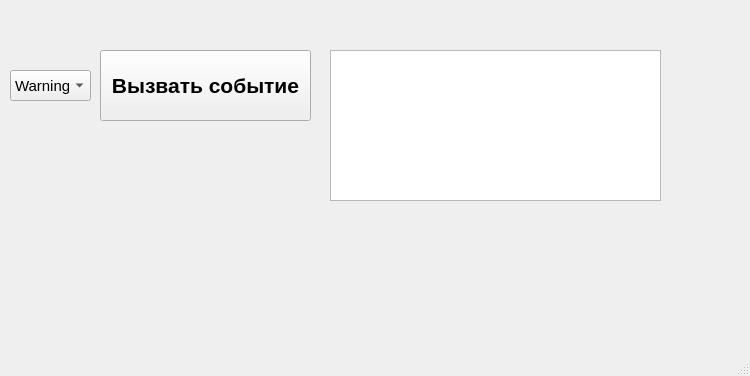
<?xml version="1.0" encoding="UTF-8"?>
<ui version="4.0">
 <class>MainWindow</class>
 <widget class="QMainWindow" name="MainWindow">
  <property name="geometry">
   <rect>
    <x>0</x>
    <y>0</y>
    <width>750</width>
    <height>376</height>
   </rect>
  </property>
  <property name="font">
   <font>
    <pointsize>11</pointsize>
   </font>
  </property>
  <property name="windowTitle">
   <string>MainWindow</string>
  </property>
  <widget class="QWidget" name="centralwidget">
   <widget class="QPushButton" name="pushButton">
    <property name="geometry">
     <rect>
      <x>100</x>
      <y>50</y>
      <width>211</width>
      <height>71</height>
     </rect>
    </property>
    <property name="font">
     <font>
      <pointsize>16</pointsize>
      <bold>true</bold>
     </font>
    </property>
    <property name="text">
     <string>Вызвать событие</string>
    </property>
   </widget>
   <widget class="QComboBox" name="comboBox_2">
    <property name="geometry">
     <rect>
      <x>10</x>
      <y>70</y>
      <width>81</width>
      <height>31</height>
     </rect>
    </property>
    <property name="editable">
     <bool>false</bool>
    </property>
    <item>
     <property name="text">
      <string>Warning</string>
     </property>
    </item>
    <item>
     <property name="text">
      <string>Error</string>
     </property>
    </item>
    <item>
     <property name="text">
      <string>Information</string>
     </property>
    </item>
   </widget>
   <widget class="QTextEdit" name="textEdit">
    <property name="geometry">
     <rect>
      <x>330</x>
      <y>50</y>
      <width>331</width>
      <height>151</height>
     </rect>
    </property>
   </widget>
  </widget>
  <widget class="QMenuBar" name="menubar">
   <property name="geometry">
    <rect>
     <x>0</x>
     <y>0</y>
     <width>750</width>
     <height>25</height>
    </rect>
   </property>
  </widget>
  <widget class="QStatusBar" name="statusbar"/>
 </widget>
 <resources/>
 <connections/>
</ui>
